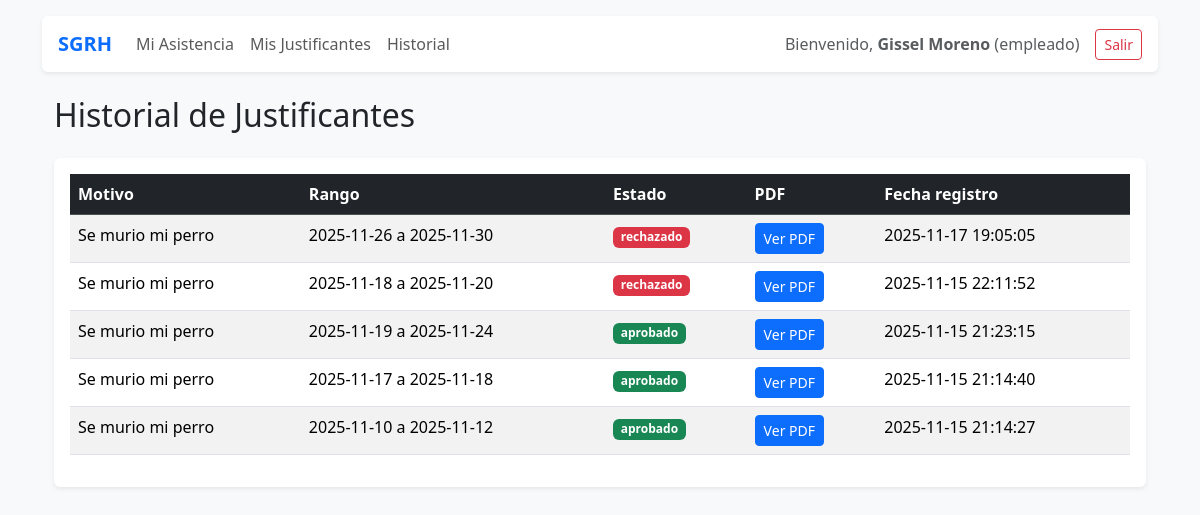
The page /public/?route=historial_justificantes (signed in) on the database its author committed.
### tables this page shows
CREATE TABLE `justificantes` (
  `id` int(11) NOT NULL AUTO_INCREMENT,
  `empleado_id` int(11) NOT NULL,
  `motivo` varchar(255) NOT NULL,
  `archivo` varchar(255) NOT NULL,
  `fecha_inicio` date NOT NULL,
  `fecha_fin` date NOT NULL,
  `estado` enum('pendiente','aprobado','rechazado') DEFAULT 'pendiente',
  `created_at` timestamp NOT NULL DEFAULT current_timestamp(),
  `updated_at` timestamp NOT NULL DEFAULT current_timestamp() ON UPDATE current_timestamp(),
  PRIMARY KEY (`id`),
  KEY `fk_justificante_empleado` (`empleado_id`),
  CONSTRAINT `fk_justificante_empleado` FOREIGN KEY (`empleado_id`) REFERENCES `empleados` (`id`) ON DELETE CASCADE ON UPDATE CASCADE
);

### app/core/Controller.php (called while the page is built, shortened)
<?php
class Controller {
    protected function view(string $template, array $data = []) {
        extract($data);
        $viewPath = __DIR__ . '/../views/' . $template . '.php';
        include __DIR__ . '/../views/layout/header.php';
        include __DIR__ . '/../views/layout/nav.php';
        include $viewPath;
        include __DIR__ . '/../views/layout/footer.php';
    }
}

### app/controllers/JustificanteController.php (called while the page is built, shortened)
<?php
require_once __DIR__ . '/../models/Empleado.php';
class JustificanteController extends Controller {
public function historial() {
    $u = Auth::user();
    $empleado = Empleado::buscarPorUserId($u['id']);
    $justificantes = Justificante::porEmpleado($empleado['id']);
    $this->view('justificante/historial', compact('justificantes', 'u'));
}
}

### app/models/Justificante.php (called while the page is built, shortened)
<?php
class Justificante {
    public static function porEmpleado($empleado_id) {
        $db = Database::getInstance();
        $stmt = $db->prepare("SELECT * FROM justificantes WHERE empleado_id = ? ORDER BY created_at DESC");
        $stmt->execute([$empleado_id]);
        return $stmt->fetchAll();
    }
}

### app/models/Empleado.php (called while the page is built, shortened)
<?php
class Empleado {
    public static function buscarPorUserId($user_id) {
    $db = Database::getInstance();
    $stmt = $db->prepare("SELECT * FROM empleados WHERE user_id = ?");
    $stmt->execute([$user_id]);
    return $stmt->fetch();
}
}

### app/views/justificante/historial.php (the view)
<?php require_once __DIR__ . '/../layout/header.php'; ?>
<?php require_once __DIR__ . '/../layout/nav.php'; ?>
<div class="container mt-4">
    <h2 class="mb-4">Historial de Justificantes</h2>
    <?php if (empty($justificantes)): ?>
        <div class="alert alert-info">No tienes justificantes registrados.</div>
    <?php else: ?>
        <div class="table-responsive bg-white shadow-sm rounded p-3">
            <table class="table table-striped">
                <thead class="table-dark">
                    <tr>
                        <th>Motivo</th>
                        <th>Rango</th>
                        <th>Estado</th>
                        <th>PDF</th>
                        <th>Fecha registro</th>
                    </tr>
                </thead>
                <tbody>
                    <?php foreach ($justificantes as $j): ?>
                        <tr>
                            <td><?= htmlspecialchars($j['motivo']) ?></td>
                            <td><?= $j['fecha_inicio'] ?> a <?= $j['fecha_fin'] ?></td>
                            <td>
                                <?php
                                    $badge = [
                                        'pendiente' => 'warning',
                                        'aprobado' => 'success',
                                        'rechazado' => 'danger'
                                    ][$j['estado']] ?? 'secondary';
                                ?>
                                <span class="badge bg-<?= $badge ?>">
                                    <?= htmlspecialchars($j['estado']) ?>
                                </span>
                            </td>
                            <td>
                                <a class="btn btn-sm btn-primary"
                                   href="/SGRH_PHP_MVC/public/?route=ver_justificante&id=<?= $j['id'] ?>">
                                   Ver PDF
                                </a>
                            </td>
                            <td><?= $j['created_at'] ?></td>
                        </tr>
                    <?php endforeach; ?>
                </tbody>
            </table>
        </div>
    <?php endif; ?>
</div>
<?php require_once __DIR__ . '/../layout/footer.php'; ?>

### rows shown on the page
justificantes: motivo "Se murio mi perro", fecha_inicio "2025-11-26", fecha_fin "2025-11-30", estado "rechazado", created_at "2025-11-17 19:05:05"
justificantes: motivo "Se murio mi perro", fecha_inicio "2025-11-18", fecha_fin "2025-11-20", estado "rechazado", created_at "2025-11-15 22:11:52"
justificantes: motivo "Se murio mi perro", fecha_inicio "2025-11-19", fecha_fin "2025-11-24", estado "aprobado", created_at "2025-11-15 21:23:15"
justificantes: motivo "Se murio mi perro", fecha_inicio "2025-11-17", fecha_fin "2025-11-18", estado "aprobado", created_at "2025-11-15 21:14:40"
justificantes: motivo "Se murio mi perro", fecha_inicio "2025-11-10", fecha_fin "2025-11-12", estado "aprobado", created_at "2025-11-15 21:14:27"

### other values the page prints
$u['name'] "Gissel Moreno"
$u['role'] "empleado"
